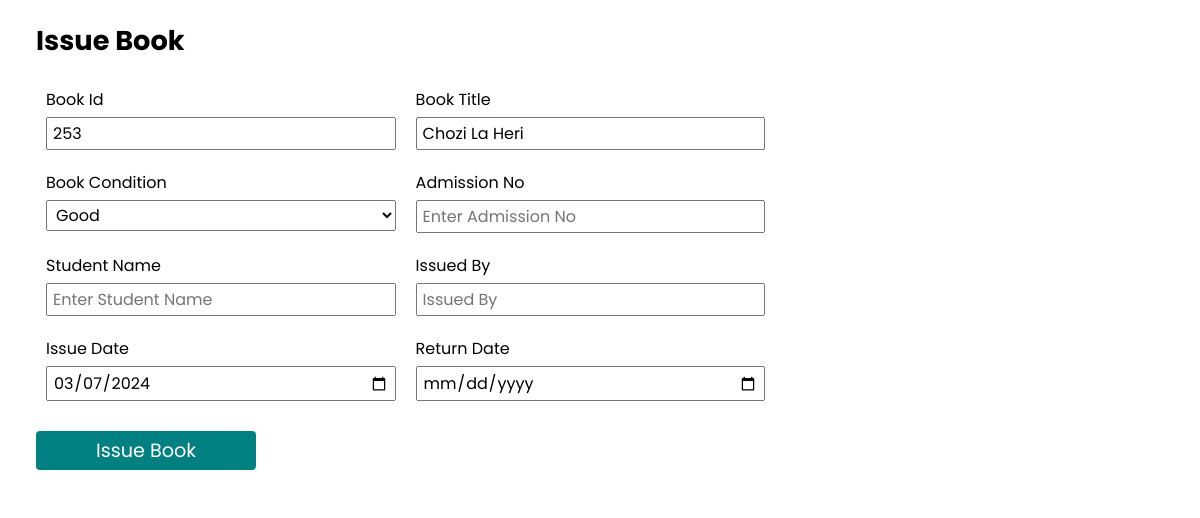
The app's page /issue-book/253/ with its own data.
### base/models.py (models this page shows, shortened)
class Book_Reg(models.Model):
    bookStatus = models.CharField(max_length=100, null=True, blank=True)
    bookId = models.CharField(primary_key=True, max_length=150)
    bookTitle = models.CharField(max_length=150)
    bookAuthor = models.CharField(max_length=100)
    bookPublisher = models.CharField(max_length=100)
    bookEdition = models.CharField(max_length=100)
    bookForm = models.CharField(max_length=100)
    bookSubject = models.CharField(max_length=100)
    bookCondition = models.CharField(max_length=100)
    dateAdded = models.DateField()
    addedBy = models.CharField(max_length=100)

### base/views.py (the view, shortened to what this page needs)
# urls.py: path("issue-book/<int:id>/", views.IssueBook, name="issueBook"),
def IssueBook(request, id):
    book = Book_Reg.objects.filter(bookId=id)
    context = {"book": book}
    return render(request, "base/issue_book.html", context)

### base/templates/base/issue_book.html (shortened to what this page needs)
{% extends "master.html" %}
{% load static %}
{% block css_link %}
    {% static "css/addBook.css" %}
{% endblock css_link %}
{% block content %}
    <section id="container">
        <section class="content-div">
            {% for item in book %}
                <h1 class="title-header">Issue Book</h1>
                <form class="form-div" action="#" method="POST">
                    <div class='form-element'>
                        <label for="book-id">Book Id</label>
                        <input type="text" value="{{item.bookId}}" id="book-id" name="bookId" placeholder="Enter Book Id" required >
                    </div>
                    <div class='form-element'>
                        <label for="book-title">Book Title</label>
                        <input type="text" id="book-title" name="bookTitle" placeholder="Enter Book Title" required value="{{item.bookTitle}}">
                    </div>
                    <div class='form-element'>
                        <label for="book-condition">Book Condition</label>
                        <select name="bookCondition" id="bookCondition">
                            <option value="Good" {% if item.bookCondition == "Good" %} selected {% endif %}>Good</option>
                        </select>
                    </div>
                    <div class='form-element'>
                        <label for="adm-no">Admission No</label>
                        <input type="text" id="adm-no" name="admissionNo" placeholder="Enter Admission No" required>
                    </div>
                    <div class='form-element'>
                        <label for="student-name">Student Name</label>
                        <input type="text" id="student-name" name="studentName" placeholder="Enter Student Name" required>
                    </div>
                    <div class='form-element'>
                        <label for="issued-by">Issued By</label>
                        <input type="text" id="issued-by" name="issuedBy" placeholder="Issued By" required value>
                    </div>
                    <div class='form-element'>
                        <label for="date-issued">Issue Date</label>
                        <input type="date" id="date-added" name="issueDate"required>
                    </div>
                    <div class='form-element'>
                        <label for="date-returned">Return Date</label>
                        <input type="date" id="date-returned" name="returnDate"required>
                    </div>
                    <div class="button-div">
                        <button type="submit" class="submit-button">Issue Book</button>
                    </div>
                </form>
            {% endfor %}
        </section>
    </section>
{% endblock content %}

### static/css/style.css (style rules this page uses)
* { margin: 0; padding: 0; box-sizing: border-box; font-size: 1em; font-family: "Poppins", sans-serif; }

### static/css/addBook.css (style rules this page uses)
#container { width: 100%; display: flex; }
.content-div { width: 80vw; background: rgb(255, 255, 255); padding-left: 3%; padding-top: 20px; }
.title-header { font-size: 1.7em; padding-bottom: 15px; }
.form-div { width: 100%; display: flex; flex-wrap: wrap; }
.form-element { width: 40%; padding: 10px; display: flex; flex-direction: column; font-size: 1em; }
.form-element label { padding-bottom: 5px; }
.form-element input, .form-element select { padding: 2px 5px; }
.button-div { padding: 20px 0; width: 100%; display: flex; align-items: center; }
.button-div .submit-button { padding: 5px 60px; font-size: 1.2em; border-radius: 4px; background: #008080; color: rgb(255, 255, 255); border: none; outline: none; cursor: pointer; transition: all 0.3s ease; }

### records on screen
Book_Reg: bookId "253", bookTitle "Chozi La Heri", bookCondition "Good"
